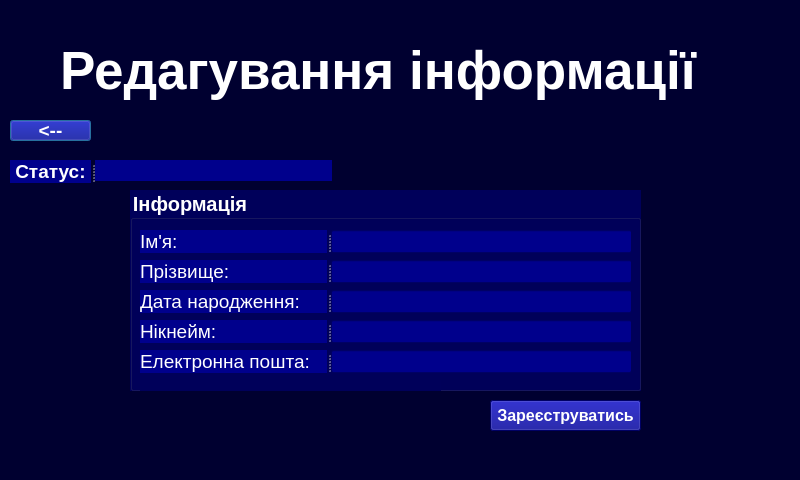
<?xml version="1.0" encoding="UTF-8"?>
<ui version="4.0">
 <class>add_info</class>
 <widget class="QDialog" name="add_info">
  <property name="geometry">
   <rect>
    <x>0</x>
    <y>0</y>
    <width>800</width>
    <height>480</height>
   </rect>
  </property>
  <property name="windowTitle">
   <string>Dialog</string>
  </property>
  <property name="styleSheet">
   <string notr="true">background-color:rgb(0, 0, 48);
</string>
  </property>
  <widget class="QGroupBox" name="INFO_OUT">
   <property name="geometry">
    <rect>
     <x>130</x>
     <y>190</y>
     <width>511</width>
     <height>201</height>
    </rect>
   </property>
   <property name="font">
    <font>
     <pointsize>15</pointsize>
     <weight>75</weight>
     <bold>true</bold>
    </font>
   </property>
   <property name="styleSheet">
    <string notr="true">color:white;
background-color:rgb(0, 0, 90);</string>
   </property>
   <property name="title">
    <string>Інформація</string>
   </property>
   <widget class="QSplitter" name="splitter_2">
    <property name="geometry">
     <rect>
      <x>10</x>
      <y>70</y>
      <width>491</width>
      <height>23</height>
     </rect>
    </property>
    <property name="orientation">
     <enum>Qt::Horizontal</enum>
    </property>
    <widget class="QLabel" name="sec_name_L">
     <property name="enabled">
      <bool>true</bool>
     </property>
     <property name="minimumSize">
      <size>
       <width>187</width>
       <height>23</height>
      </size>
     </property>
     <property name="maximumSize">
      <size>
       <width>313</width>
       <height>16777215</height>
      </size>
     </property>
     <property name="font">
      <font>
       <pointsize>14</pointsize>
      </font>
     </property>
     <property name="styleSheet">
      <string notr="true">color:white;
background-color:rgb(0, 0, 140);</string>
     </property>
     <property name="text">
      <string>Прізвище:</string>
     </property>
    </widget>
    <widget class="QLineEdit" name="sec_name">
     <property name="minimumSize">
      <size>
       <width>301</width>
       <height>23</height>
      </size>
     </property>
     <property name="maximumSize">
      <size>
       <width>301</width>
       <height>23</height>
      </size>
     </property>
     <property name="styleSheet">
      <string notr="true">color:white;
background-color:rgb(0, 0, 140);</string>
     </property>
    </widget>
   </widget>
   <widget class="QSplitter" name="splitter_3">
    <property name="geometry">
     <rect>
      <x>10</x>
      <y>100</y>
      <width>491</width>
      <height>23</height>
     </rect>
    </property>
    <property name="orientation">
     <enum>Qt::Horizontal</enum>
    </property>
    <widget class="QLabel" name="date_L">
     <property name="enabled">
      <bool>true</bool>
     </property>
     <property name="minimumSize">
      <size>
       <width>187</width>
       <height>23</height>
      </size>
     </property>
     <property name="maximumSize">
      <size>
       <width>313</width>
       <height>16777215</height>
      </size>
     </property>
     <property name="font">
      <font>
       <pointsize>14</pointsize>
      </font>
     </property>
     <property name="styleSheet">
      <string notr="true">color:white;
background-color:rgb(0, 0, 140);</string>
     </property>
     <property name="text">
      <string>Дата народження:</string>
     </property>
    </widget>
    <widget class="QLineEdit" name="date">
     <property name="minimumSize">
      <size>
       <width>301</width>
       <height>23</height>
      </size>
     </property>
     <property name="maximumSize">
      <size>
       <width>301</width>
       <height>23</height>
      </size>
     </property>
     <property name="styleSheet">
      <string notr="true">color:white;
background-color:rgb(0, 0, 140);</string>
     </property>
    </widget>
   </widget>
   <widget class="QSplitter" name="splitter_4">
    <property name="geometry">
     <rect>
      <x>10</x>
      <y>130</y>
      <width>491</width>
      <height>23</height>
     </rect>
    </property>
    <property name="orientation">
     <enum>Qt::Horizontal</enum>
    </property>
    <widget class="QLabel" name="nick_L">
     <property name="enabled">
      <bool>true</bool>
     </property>
     <property name="minimumSize">
      <size>
       <width>187</width>
       <height>23</height>
      </size>
     </property>
     <property name="maximumSize">
      <size>
       <width>313</width>
       <height>16777215</height>
      </size>
     </property>
     <property name="font">
      <font>
       <pointsize>14</pointsize>
      </font>
     </property>
     <property name="styleSheet">
      <string notr="true">color:white;
background-color:rgb(0, 0, 140);</string>
     </property>
     <property name="text">
      <string>Нікнейм:</string>
     </property>
    </widget>
    <widget class="QLineEdit" name="nick">
     <property name="minimumSize">
      <size>
       <width>301</width>
       <height>23</height>
      </size>
     </property>
     <property name="maximumSize">
      <size>
       <width>301</width>
       <height>23</height>
      </size>
     </property>
     <property name="styleSheet">
      <string notr="true">color:white;
background-color:rgb(0, 0, 140);</string>
     </property>
    </widget>
   </widget>
   <widget class="QSplitter" name="splitter_5">
    <property name="geometry">
     <rect>
      <x>10</x>
      <y>160</y>
      <width>491</width>
      <height>23</height>
     </rect>
    </property>
    <property name="orientation">
     <enum>Qt::Horizontal</enum>
    </property>
    <widget class="QLabel" name="email_L">
     <property name="enabled">
      <bool>true</bool>
     </property>
     <property name="minimumSize">
      <size>
       <width>187</width>
       <height>23</height>
      </size>
     </property>
     <property name="maximumSize">
      <size>
       <width>313</width>
       <height>16777215</height>
      </size>
     </property>
     <property name="font">
      <font>
       <pointsize>14</pointsize>
      </font>
     </property>
     <property name="styleSheet">
      <string notr="true">color:white;
background-color:rgb(0, 0, 140);</string>
     </property>
     <property name="text">
      <string>Електронна пошта:</string>
     </property>
    </widget>
    <widget class="QLineEdit" name="email">
     <property name="minimumSize">
      <size>
       <width>301</width>
       <height>23</height>
      </size>
     </property>
     <property name="maximumSize">
      <size>
       <width>301</width>
       <height>23</height>
      </size>
     </property>
     <property name="styleSheet">
      <string notr="true">color:white;
background-color:rgb(0, 0, 140);</string>
     </property>
    </widget>
   </widget>
   <widget class="QSplitter" name="splitter_6">
    <property name="geometry">
     <rect>
      <x>10</x>
      <y>190</y>
      <width>301</width>
      <height>23</height>
     </rect>
    </property>
    <property name="orientation">
     <enum>Qt::Horizontal</enum>
    </property>
   </widget>
   <widget class="QSplitter" name="splitter">
    <property name="geometry">
     <rect>
      <x>10</x>
      <y>40</y>
      <width>491</width>
      <height>23</height>
     </rect>
    </property>
    <property name="orientation">
     <enum>Qt::Horizontal</enum>
    </property>
    <widget class="QLabel" name="name_L">
     <property name="enabled">
      <bool>true</bool>
     </property>
     <property name="minimumSize">
      <size>
       <width>187</width>
       <height>23</height>
      </size>
     </property>
     <property name="maximumSize">
      <size>
       <width>313</width>
       <height>16777215</height>
      </size>
     </property>
     <property name="font">
      <font>
       <pointsize>14</pointsize>
      </font>
     </property>
     <property name="styleSheet">
      <string notr="true">color:white;
background-color:rgb(0, 0, 140);</string>
     </property>
     <property name="text">
      <string>Ім'я:</string>
     </property>
    </widget>
    <widget class="QLineEdit" name="name_in">
     <property name="minimumSize">
      <size>
       <width>301</width>
       <height>23</height>
      </size>
     </property>
     <property name="maximumSize">
      <size>
       <width>301</width>
       <height>23</height>
      </size>
     </property>
     <property name="styleSheet">
      <string notr="true">color:white;
background-color:rgb(0, 0, 140);</string>
     </property>
    </widget>
   </widget>
  </widget>
  <widget class="QLabel" name="logo">
   <property name="geometry">
    <rect>
     <x>60</x>
     <y>30</y>
     <width>698</width>
     <height>81</height>
    </rect>
   </property>
   <property name="font">
    <font>
     <pointsize>40</pointsize>
     <weight>75</weight>
     <bold>true</bold>
    </font>
   </property>
   <property name="styleSheet">
    <string notr="true">color:white;</string>
   </property>
   <property name="text">
    <string>Редагування інформації</string>
   </property>
  </widget>
  <widget class="QPushButton" name="Exit_B">
   <property name="geometry">
    <rect>
     <x>10</x>
     <y>120</y>
     <width>81</width>
     <height>21</height>
    </rect>
   </property>
   <property name="font">
    <font>
     <pointsize>14</pointsize>
     <weight>75</weight>
     <bold>true</bold>
    </font>
   </property>
   <property name="styleSheet">
    <string notr="true">color:white;
background-color:rgb(0, 0, 140);</string>
   </property>
   <property name="text">
    <string>&lt;--</string>
   </property>
  </widget>
  <widget class="QPushButton" name="Red">
   <property name="geometry">
    <rect>
     <x>490</x>
     <y>400</y>
     <width>151</width>
     <height>31</height>
    </rect>
   </property>
   <property name="font">
    <font>
     <pointsize>12</pointsize>
     <weight>75</weight>
     <bold>true</bold>
    </font>
   </property>
   <property name="styleSheet">
    <string notr="true">color:white;
background-color:rgb(0, 0, 140);</string>
   </property>
   <property name="text">
    <string>Зареєструватись</string>
   </property>
  </widget>
  <widget class="QSplitter" name="splitter_7">
   <property name="geometry">
    <rect>
     <x>10</x>
     <y>160</y>
     <width>322</width>
     <height>23</height>
    </rect>
   </property>
   <property name="orientation">
    <enum>Qt::Horizontal</enum>
   </property>
   <widget class="QLabel" name="stat_L">
    <property name="maximumSize">
     <size>
      <width>84</width>
      <height>16777215</height>
     </size>
    </property>
    <property name="font">
     <font>
      <pointsize>14</pointsize>
      <weight>75</weight>
      <bold>true</bold>
     </font>
    </property>
    <property name="styleSheet">
     <string notr="true">color:white;
background-color:rgb(0, 0, 140);</string>
    </property>
    <property name="text">
     <string> Статус: </string>
    </property>
   </widget>
   <widget class="QLabel" name="stat_info">
    <property name="minimumSize">
     <size>
      <width>238</width>
      <height>21</height>
     </size>
    </property>
    <property name="maximumSize">
     <size>
      <width>238</width>
      <height>21</height>
     </size>
    </property>
    <property name="font">
     <font>
      <pointsize>10</pointsize>
      <weight>75</weight>
      <bold>true</bold>
     </font>
    </property>
    <property name="styleSheet">
     <string notr="true">color:white;
background-color:rgb(0, 0, 140);</string>
    </property>
    <property name="text">
     <string/>
    </property>
   </widget>
  </widget>
 </widget>
 <resources/>
 <connections/>
</ui>
